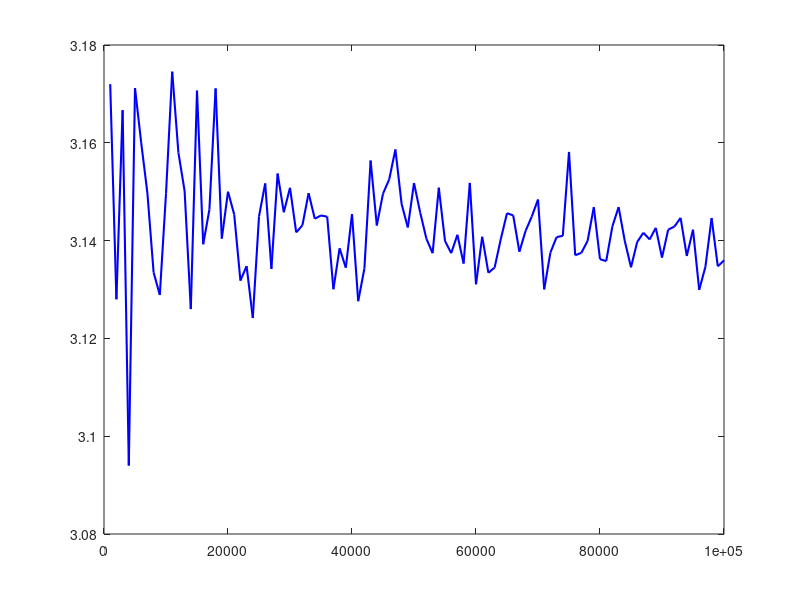

This chart was generated by the following MATLAB code: (Note: this script raises an error after producing the figure.)
% AMS 595 Project 1 Part 1

pi_true = pi; % actual value of pi

% total number of points to test
maxN = 1e5;     
stepN = 1000;   

% set up arrays to store results
N_values = stepN:stepN:maxN;
pi_estimates = zeros(size(N_values));
errors = zeros(size(N_values));
times = zeros(size(N_values));

% go through different sample sizes
for idx = 1:length(N_values)
    N = N_values(idx);
    
    tic % start timing
    
    count_inside = 0;
    for i = 1:N
        x = rand; 
        y = rand; 
        if x^2 + y^2 <= 1
            count_inside = count_inside + 1;
        end
    end
    
    pi_est = 4 * (count_inside / N);
    elapsed = toc; % stop timing
    
    % save results
    pi_estimates(idx) = pi_est;
    errors(idx) = abs(pi_est - pi_true);
    times(idx) = elapsed;
end

% plot pi estimates compared to true value
figure;
plot(N_values, pi_estimates, 'b', 'LineWidth', 1.5); hold on;
yline(pi_true, 'r--', 'LineWidth', 1.5);
xlabel('Number of points');
ylabel('Estimated \pi');
title('Monte Carlo Estimate of \pi');
legend('Estimate', 'True value');
grid on;

% plot error as points increase
figure;
plot(N_values, errors, 'k', 'LineWidth', 1.5);
xlabel('Number of points');
ylabel('Error');
title('Error in \pi Estimate');
grid on;

% plot error vs runtime
figure;
plot(errors, times, 'm-o', 'LineWidth', 1.2);
xlabel('Error');
ylabel('Time (s)');
title('Error vs. Runtime');
grid on;

% AMS 595 Project 1 Part 2

% set decimal places of precision
precision = 3; 

count_inside = 0;
N = 0;

pi_est = 0;
pi_old = -1; % start with something different

tic % start timing
while round(pi_est, precision) ~= round(pi_old, precision) || N < 10
    % generate random point
    x = rand;
    y = rand;
    N = N + 1;
    
    % check if point is inside quarter circle
    if x^2 + y^2 <= 1
        count_inside = count_inside + 1;
    end
    
    % update estimate
    pi_old = pi_est;
    pi_est = 4 * (count_inside / N);
end
elapsed = toc; % end timing

% show results in command window
disp(['Target precision: ', num2str(precision), ' decimal places'])
disp(['Estimated pi: ', num2str(pi_est)])
disp(['Iterations needed: ', num2str(N)])
disp(['Time: ', num2str(elapsed), ' seconds'])

% AMS 595 Project 1 Part 3

function pi_est = AMS595_Project1_Part3

    try % ask the user for decimal places requested
        precision = input('Enter number of decimal places for pi: ');
    catch % added so that publish works
        precision = 3; % default if input fails
        disp(['Input not available – using default precision of ', num2str(precision), ' decimal places.']);
    end
    
    count_inside = 0;
    N = 0;
    pi_est = 0;
    pi_old = -1;

    % set up the figure
    figure;
    hold on;
    axis equal;
    xlim([0 1]);
    ylim([0 1]);
    title('Monte Carlo Estimation of \pi');
    xlabel('x'); ylabel('y');

    % draw the quarter circle outline
    theta = linspace(0, pi/2, 200);
    plot(cos(theta), sin(theta), 'k--');

    % text to update estimate on plot
    txt = text(0.5, 0.95, '\pi \approx 0', ...
        'Units', 'normalized', 'FontSize', 12, 'FontWeight', 'bold', ...
        'HorizontalAlignment', 'center');

    % loop until pi is stable at the requested precision
    while round(pi_est, precision) ~= round(pi_old, precision) || N < 10
        x = rand;
        y = rand;
        N = N + 1;

        if x^2 + y^2 <= 1
            count_inside = count_inside + 1;
            plot(x, y, 'b.', 'MarkerSize', 8); % inside = blue
        else
            plot(x, y, 'r.', 'MarkerSize', 8); % outside = red
        end

        pi_old = pi_est;
        pi_est = 4 * (count_inside / N);

        % update text every 50 points
        if mod(N,50) == 0
            set(txt, 'String', ['\pi \approx ', num2str(pi_est, precision)]);
            drawnow;
        end
    end

    % final rounded result
    pi_final = round(pi_est, precision);

    % show results in command window
    disp(['Target precision: ', num2str(precision), ' decimal places']);
    disp(['Estimated pi: ', num2str(pi_final)]);
    disp(['Iterations needed: ', num2str(N)]);

    % update text with final result
    set(txt, 'String', ['\pi \approx ', num2str(pi_final)]);

    % return value
    pi_est = pi_final;
end

AMS595_Project1_Part3
